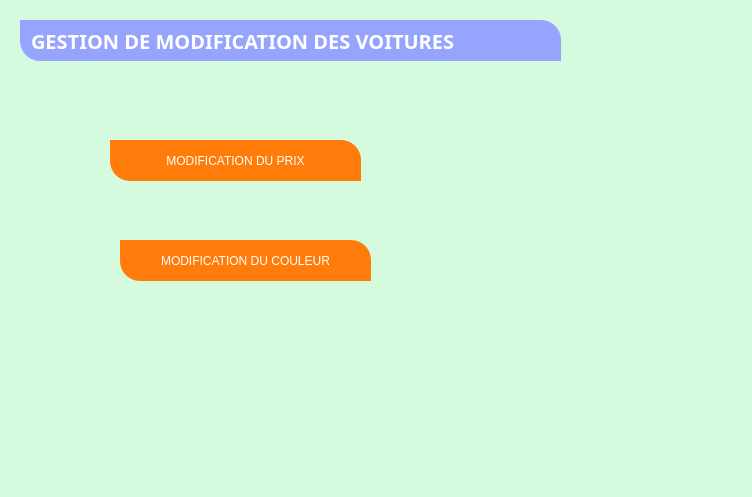
<?xml version="1.0" encoding="UTF-8"?>
<ui version="4.0">
 <class>Form</class>
 <widget class="QWidget" name="Form">
  <property name="geometry">
   <rect>
    <x>0</x>
    <y>0</y>
    <width>752</width>
    <height>497</height>
   </rect>
  </property>
  <property name="windowTitle">
   <string>Form</string>
  </property>
  <widget class="QLabel" name="label">
   <property name="geometry">
    <rect>
     <x>-150</x>
     <y>-100</y>
     <width>1031</width>
     <height>781</height>
    </rect>
   </property>
   <property name="styleSheet">
    <string notr="true">background-color: rgb(214, 250, 222);
image: url(:/newPrefix/v.jpg.jpg);</string>
   </property>
   <property name="text">
    <string/>
   </property>
  </widget>
  <widget class="QLabel" name="label_7">
   <property name="geometry">
    <rect>
     <x>20</x>
     <y>20</y>
     <width>541</width>
     <height>41</height>
    </rect>
   </property>
   <property name="font">
    <font>
     <family>Montserrat</family>
     <pointsize>15</pointsize>
     <weight>75</weight>
     <bold>true</bold>
    </font>
   </property>
   <property name="styleSheet">
    <string notr="true">
color:white;
text-align:center;
padding:5px;
background-color: rgb(151, 164, 253);
border-top-right-radius: 20px;
border-bottom-left-radius: 20px;</string>
   </property>
   <property name="text">
    <string>GESTION DE MODIFICATION DES VOITURES</string>
   </property>
  </widget>
  <widget class="QPushButton" name="pushButton_3">
   <property name="geometry">
    <rect>
     <x>120</x>
     <y>240</y>
     <width>251</width>
     <height>41</height>
    </rect>
   </property>
   <property name="styleSheet">
    <string notr="true">color: rgb(255, 255, 255);
background-color: rgb(255, 124, 10);
font: 75 12pt &quot;MS Shell Dlg 2&quot;;
border-top-right-radius: 20px;
border-bottom-left-radius: 20px;
text-align:center;
padding:5px;</string>
   </property>
   <property name="text">
    <string>MODIFICATION DU COULEUR</string>
   </property>
  </widget>
  <widget class="QPushButton" name="pushButton_4">
   <property name="geometry">
    <rect>
     <x>110</x>
     <y>140</y>
     <width>251</width>
     <height>41</height>
    </rect>
   </property>
   <property name="styleSheet">
    <string notr="true">background-color: rgb(255, 124, 10);
color: rgb(255, 255, 255);
font: 75 12pt &quot;MS Shell Dlg 2&quot;;
border-top-right-radius: 20px;
border-bottom-left-radius: 20px;
text-align:center;
padding:5px;</string>
   </property>
   <property name="text">
    <string>MODIFICATION DU PRIX</string>
   </property>
  </widget>
 </widget>
 <resources>
  <include location="ze.qrc"/>
 </resources>
 <connections/>
</ui>
